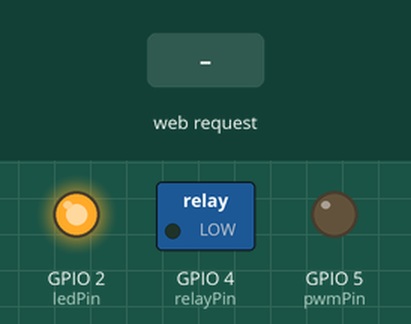
This program was run on a simulated ESP8266 (Wemos D1 mini). On the bench: switched loads named in the program (green lamp = pin HIGH), output pins drawn as LEDs (lit = HIGH). The inputs (shaded band) are chosen by the test bench. What the program prints to the serial monitor is not drawn.

Above: at 1.2 s.
1.3 s: HTTP request GET /on received
At 2.0 s:
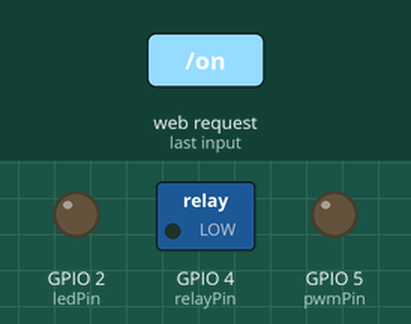
2.8 s: HTTP request GET /relayon received
At 3.1 s:
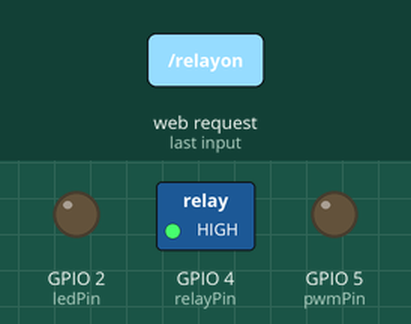
4.3 s: HTTP request GET /off received
At 5.4 s:
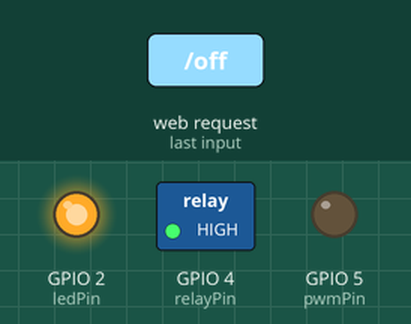
5.8 s: HTTP request GET /relayoff received
At 6.6 s:
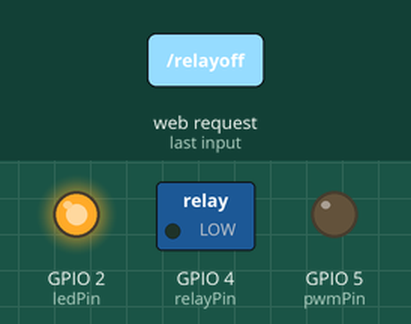
7.3 s: HTTP request GET /on?value=1 received
At 7.7 s:
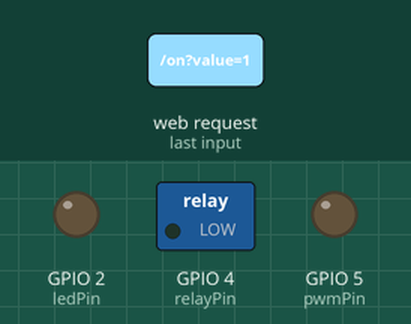
Timing chart, 0 to 9.8 s (numbered marks = the images above; inputs shaded):
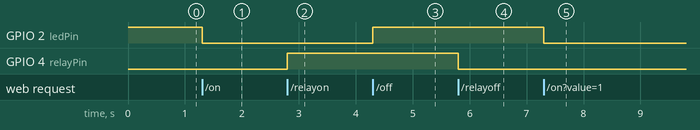

Measured:
- after the input at 1.3 s, GPIO 2 (ledPin): HIGH → LOW at once
- after the input at 2.8 s, GPIO 4 (relayPin): LOW → HIGH at once
- after the input at 4.3 s, GPIO 2 (ledPin): LOW → HIGH at once
- after the input at 5.8 s, GPIO 4 (relayPin): HIGH → LOW at once
- after the input at 7.3 s, GPIO 2 (ledPin): HIGH → LOW at once

The program:

main.cpp
```cpp
#include "mian.h"
#include <Arduino.h>
#include "ap_serw.h"

// satałe do czujników i wyjść oraz ledy
const int ledPin = 2; // wbudowana dioda LED na module (GPIO2)
const int pwmPin = 5; // Pin do sygnału PWM (GPIO5)
const int relayPin = 4; // Pin przekaźnika (GPIO4)

void setup()
{
  Serial.begin(115200);
  pinMode(ledPin, OUTPUT); // Ustawienie pinu diody LED jako wyjście
  digitalWrite(ledPin, HIGH); // Wyłącz LED na starcie
  pinMode(relayPin, OUTPUT); // Ustawienie pinu przekaźnika jako wyjście
  digitalWrite(relayPin, LOW); // Wyłącz przekaźnik na starcie

  analogWriteRange(1023); // zmiana rozdzielczości PWM na 10 bitów (0-1023)
  pinMode(pwmPin, OUTPUT); // Ustawienie pinu PWM jako wyjście
  analogWrite(pwmPin, 0); // Ustawienie początkowej wartości PWM na 0

  apConfig(); // Konfiguracja Access Point
}

void loop()
{
  apMainLoop(); // Główna pętla serwera
}
```

ap_serw.h
```cpp
#pragma once

void apConfig();   // Konfiguracja Access Point
void handleRoot(); // Obsługa strony głównej
void handleOn();   // Obsługa włączenia LED
void handleOff();  // Obsługa wyłączenia LED
void handleRelayOn();   // Obsługa włączenia przekaźnika
void handleRelayOff();  // Obsługa wyłączenia przekaźnika
void handlePWM();  // Obsługa ustawienia PWM
void apMainLoop();   // Główna pętla serwera
```

mian.h
```cpp
#pragma once

// nazwa sieci i hasło dla trybu Access Point
extern const char *ssid;     // SSID sieci AP
extern const char *password; // Hasło sieci AP

// satałe do czujników i wyjść oraz ledy
extern const int ledPin; // Pin wbudowanej diody LED
extern const int pwmPin; // Pin do sygnału PWM
extern const int relayPin; // Pin przekaźnika
```

ap_serw.cpp
```cpp
// nazwa sieci i hasło dla trybu Access Point
const char *ssid = "ESP8266_Control";
const char *password = "config123"; // minimum 8 znaków

#include "mian.h"
#include "ap_serw.h"
#include <Arduino.h>
#include <ESP8266WiFi.h>
#include <ESP8266WebServer.h>
ESP8266WebServer server(80);
static String ipStr;

// Konfiguracja Access Point
void apConfig()
{
    WiFi.softAP(ssid, password); // Uruchomienie Access Point

    // Wyświetlenie informacji o Access Point
    Serial.println();
    Serial.print("Access Point uruchomiony. SSID: ");
    Serial.println(ssid);
    Serial.print("IP address: ");
    Serial.println(WiFi.softAPIP()); // Domyślnie

    //zamiana adresu IP na String
    IPAddress ip = WiFi.softAPIP();
    ipStr = String(ip[0]) + "." + String(ip[1]) + "." + String(ip[2]) + "." + String(ip[3]);
    Serial.print("Adres IP w formacie String: ");
    Serial.println(ipStr);

    /*
    Serwer ma adress 192.168.4.1 jak w przeglądarce wpiszemy 192.168.4.1/ to wywoła się handleRoot, jak wpiszemy 192.168.4.1/on to handleOn, a 192.168.4.1/off to handleOff
    */
    // Konfiguracja serwera WWW
    server.on("/", handleRoot);   // Strona główna
    server.on("/on", handleOn);   // Włącz LED
    server.on("/off", handleOff); // Wyłącz LED
    server.on("/relayon", handleRelayOn);   // Obsługa włączenia przekaźnika
    server.on("/relayoff", handleRelayOff); // Obsługa wyłączenia przekaźnika
    server.on("/pwm", handlePWM); // Obsługa PWM

    // Uruchomienie serwera
    server.begin();
    Serial.println("Serwer HTTP uruchomiony");
}

// Obsługa strony głównej
void handleRoot()
{
    // Strona główna z przyciskami do sterowania LED oraz obsługa pwm przy pomocy suwaka
    String html = "<!DOCTYPE html><html>";
    html += "<meta charset='UTF-8'>";
    html += "<head><meta name='viewport' content='width=device-width, initial-scale=1'>";
    html += "<style>";
    html += "body { font-family: Arial; text-align: center; margin: 50px; }";
    html += ".button { background-color: #4CAF50; border: none; color: white; padding: 15px 32px; text-align: center;";
    html += "text-decoration: none; display: inline-block; font-size: 16px; margin: 4px 2px; cursor: pointer; }";
    html += ".button2 { background-color: #f44336; }";
    html += "</style></head>";
    html += "<body>";
    html += "<h1>Sterowanie ESP8266</h1>";
    // Wyświetlenie statusu LED
    html += "<p>Status LED: " + String(digitalRead(ledPin) ? "OFF" : "ON") + "</p>";
    // Przyciski do sterowania LED
    html += "<p><a href=\"/on\"><button class=\"button\">WŁĄCZ LED</button></a></p>";
    html += "<p><a href=\"/off\"><button class=\"button button2\">WYŁĄCZ LED</button></a></p>";
    // sterowanie przekaźnikiem
    html += "<p><a href=\"/relayon\"><button class=\"button\">WŁĄCZ PRZEKAŹNIK</button></a></p>";
    html += "<p><a href=\"/relayoff\"><button class=\"button button2\">WYŁĄCZ PRZEKAŹNIK</button></a></p>";
    // Suwak do sterowania PWM
    html += "<h2>Sterowanie PWM</h2>";
    html += "<form action=\"/pwm\" method=\"get\">";
    html += "<input type=\"range\" name=\"value\" min=\"0\" max=\"1023\" value=\"0\" oninput=\"this.nextElementSibling.value = this.value\">";
    html += "<output>0</output>";
    html += "<br><br><input type=\"submit\" value=\"Ustaw PWM\">";
    html += "</form>";

    html += "<p>Adres IP: " + ipStr + "</p>";
    html += "<p>Połącz się z WiFi: " + String(ssid) + "</p>";
    html += "</body></html>";

    server.send(200, "text/html", html);
}

// Obsługa włączenia LED
void handleOn()
{
    digitalWrite(ledPin, LOW); // Włącz LED (aktywny LOW dla wbudowanej diody)
    server.sendHeader("Location", "/");
    server.send(303);
}

// Obsługa wyłączenia LED
void handleOff()
{
    digitalWrite(ledPin, HIGH); // Wyłącz LED
    server.sendHeader("Location", "/");
    server.send(303);
}

//  obsługa prtzekaźnika
void handleRelayOn()
{
    digitalWrite(relayPin, HIGH); // Włącz przekaźnik
    server.sendHeader("Location", "/");
    server.send(303);
}

//  obsługa prtzekaźnika
void handleRelayOff()
{
    digitalWrite(relayPin, LOW); // Wyłącz przekaźnik
    server.sendHeader("Location", "/");
    server.send(303);
}

void handlePWM()
{
    if (server.hasArg("value")) {
        int pwmValue = server.arg("value").toInt();
        pwmValue = constrain(pwmValue, 0, 1023); // Ograniczenie wartości do zakresu 0-1023
        analogWrite(pwmPin, pwmValue); // Ustawienie wartości PWM
    }
    server.sendHeader("Location", "/");
    server.send(303);
}

// Główna pętla serwera
void apMainLoop()
{
    server.handleClient();
}
```
